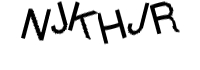
#> input picture images/Captcha_adzpxlijqc.jpg, 200 x 70 px; its folder holds only this picture in this run
$ python explode_captcha.py   (older library calls are emulated)
#> lines starting #> are read from the running program, lines starting #| are printed output that depends on the picture; after the words box and inside, x2 and y2 are one past the last pixel; in counts of white or black regions, pixels touching at a corner belong together
# -*- coding: utf-8 -*-
# импортируйте необходимые пакеты
import numpy as np
import cv2
import imutils
from fann2 import libfann as fann
import os

for img in os.listdir('./images/'):
    image = cv2.imread('./images/' + img)
#> image is the input picture: shape (70, 200, 3); min 0, max 255, mean 225.6
    gray = cv2.cvtColor(image, cv2.COLOR_BGR2GRAY)

    # Add some extra padding around the image
    gray = cv2.copyMakeBorder(gray, 8, 8, 8, 8, cv2.BORDER_REPLICATE)
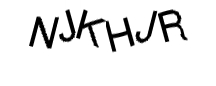
#> gray: shape (86, 216); min 0, max 255, mean 232.9

    # threshold the image (convert it to pure black and white)
    thresh = cv2.threshold(gray, 0, 255, cv2.THRESH_BINARY_INV | cv2.THRESH_OTSU)[1]
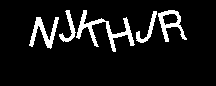
#> thresh: shape (86, 216); 8.9% white; 5 white regions

    # find the contours (continuous blobs of pixels) the image
    contours = cv2.findContours(thresh.copy(), cv2.RETR_EXTERNAL, cv2.CHAIN_APPROX_SIMPLE)
#> contours = 5 contours; box (x1, y1, x2, y2) and area: (76, 10, 135, 52) 452, (158, 10, 187, 42) 387, (29, 17, 59, 49) 278, (59, 10, 76, 42) 135, (136, 11, 157, 43) 134

    # Hack for compatibility with different OpenCV versions
    contours = contours[0] if imutils.is_cv2() else contours[1]

    letter_image_regions = []

    # Now we can loop through each of the four contours and extract the letter
    # inside of each one
    for contour in contours:
        # Get the rectangle that contains the contour
        (x, y, w, h) = cv2.boundingRect(contour)

        # Compare the width and height of the contour to detect letters that
        # are conjoined into one chunk
        if w / h > 1.25:
            # This contour is too wide to be a single letter!
            # Split it in half into two letter regions!
            half_width = int(w / 2)
            letter_image_regions.append((x, y, half_width, h))
            letter_image_regions.append((x + half_width, y, half_width, h))
        else:
            # This is a normal letter by itself
            letter_image_regions.append((x, y, w, h))
#> this loop made 5 passes
#> (x, y, w, h, half_width) on pass 4: (76, 10, 59, 42, 29)
#> (x, y, w, h) on passes 1, 2, 3, 5: (29, 17, 30, 32), (136, 11, 21, 32), (158, 10, 29, 32), (59, 10, 17, 32)
#> after the loop, letter_image_regions = [(29, 17, 30, 32), (136, 11, 21, 32), (158, 10, 29, 32), (76, 10, 29, 42), (105, 10, 29, 42), (59, 10, 17, 32)]

    for letter_bounding_box in letter_image_regions:
        # Grab the coordinates of the letter in the image
        x, y, w, h = letter_bounding_box
#> x = 29; y = 17; w = 30

        # Extract the letter from the original image with a 2-pixel margin around the edge
        letter_image = gray[y - 2:y + h + 2, x - 2:x + w + 2]
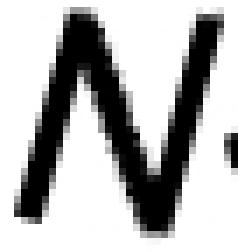
#> letter_image: shape (36, 34) (shown 7 times larger); min 0, max 255, mean 180.1

        # Get the folder to save the image in
        save_path = './'

        # if the output directory does not exist, create it
        if not os.path.exists(save_path):
            os.makedirs(save_path)

        name = str(len(os.listdir('./')) + 1) + '.jpg'

        cv2.imwrite(name, letter_image)

$ run again, on images/Captcha_fkguruiapp.jpg
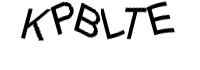
#> input picture images/Captcha_fkguruiapp.jpg, 200 x 70 px
#> image is the input picture: shape (70, 200, 3); min 0, max 255, mean 225.8
#> `thresh = cv2.threshold(gray, 0, 255, cv2.THRESH_BINARY_INV | cv2.THRES..`:
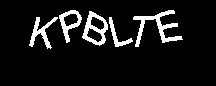
#> thresh: shape (86, 216); 8.8% white; 5 white regions
#> contours = 5 contours; box (x1, y1, x2, y2) and area: (82, 11, 108, 46) 556, (133, 10, 183, 47) 390, (59, 10, 82, 43) 353, (29, 17, 58, 49) 226, (109, 17, 133, 47) 132
#> the loop `for contour in contours:` made 5 passes
#> (x, y, w, h, half_width) on pass 4: (133, 10, 50, 37, 25)
#> after the loop `for contour in contours:`: letter_image_regions = [(109, 17, 24, 30), (29, 17, 29, 32), (82, 11, 26, 35), (133, 10, 25, 37), (158, 10, 25, 37), (59, 10, 23, 33)]
#> `x, y, w, h = letter_bounding_box`: x = 109; y = 17; w = 24; h = 30
#> `letter_image = gray[y - 2:y + h + 2, x - 2:x + w + 2]`:
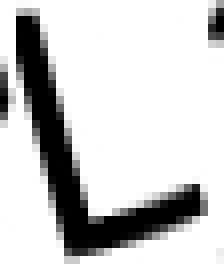
#> letter_image: shape (34, 28) (shown 8 times larger); min 0, max 255, mean 205.1

$ run again, on images/Captcha_foyxpgodhf.jpg
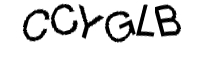
#> input picture images/Captcha_foyxpgodhf.jpg, 200 x 70 px
#> image is the input picture: shape (70, 200, 3); min 0, max 255, mean 225.7
#> `thresh = cv2.threshold(gray, 0, 255, cv2.THRESH_BINARY_INV | cv2.THRES..`:
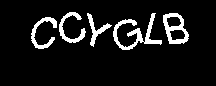
#> thresh: shape (86, 216); 8.9% white; 5 white regions
#> contours = 5 contours; box (x1, y1, x2, y2) and area: (163, 13, 189, 44) 552, (113, 13, 162, 50) 387, (31, 17, 57, 49) 206, (59, 12, 86, 43) 206, (87, 13, 112, 47) 163
#> the loop `for contour in contours:` made 5 passes
#> (x, y, w, h, half_width) on pass 3: (113, 13, 49, 37, 24)
#> after the loop `for contour in contours:`: letter_image_regions = [(31, 17, 26, 32), (163, 13, 26, 31), (113, 13, 24, 37), (137, 13, 24, 37), (87, 13, 25, 34), (59, 12, 27, 31)]
#> `x, y, w, h = letter_bounding_box`: x = 31; y = 17; w = 26; h = 32
#> `letter_image = gray[y - 2:y + h + 2, x - 2:x + w + 2]`:
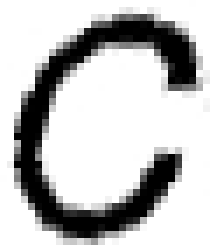
#> letter_image: shape (36, 30) (shown 7 times larger); min 0, max 255, mean 192.8

$ run again, on images/Captcha_bhqeialyrt.jpg
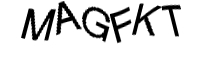
#> input picture images/Captcha_bhqeialyrt.jpg, 200 x 70 px
#> image is the input picture: shape (70, 200, 3); min 0, max 255, mean 222.5
#> `thresh = cv2.threshold(gray, 0, 255, cv2.THRESH_BINARY_INV | cv2.THRES..`:
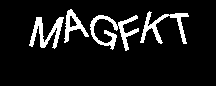
#> thresh: shape (86, 216); 9.8% white; 4 white regions
#> contours = 4 contours; box (x1, y1, x2, y2) and area: (90, 15, 139, 51) 448, (140, 11, 189, 44) 359, (29, 17, 64, 49) 354, (64, 9, 89, 43) 295
#> the loop `for contour in contours:` made 4 passes
#> (x, y, w, h, half_width) on passes 2 to 3: (90, 15, 49, 36, 24), (140, 11, 49, 33, 24)
#> after the loop `for contour in contours:`: letter_image_regions = [(29, 17, 35, 32), (90, 15, 24, 36), (114, 15, 24, 36), (140, 11, 24, 33), (164, 11, 24, 33), (64, 9, 25, 34)]
#> `x, y, w, h = letter_bounding_box`: x = 29; y = 17; w = 35; h = 32
#> `letter_image = gray[y - 2:y + h + 2, x - 2:x + w + 2]`:
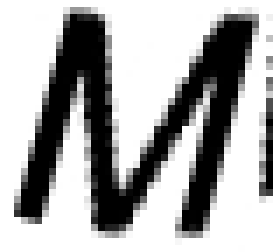
#> letter_image: shape (36, 39) (shown 7 times larger); min 0, max 255, mean 170.4
